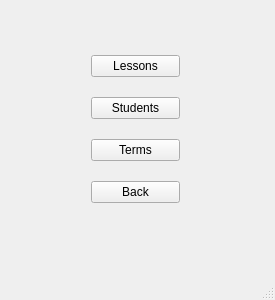
<?xml version="1.0" encoding="UTF-8"?>
<ui version="4.0">
 <class>cInform</class>
 <widget class="QMainWindow" name="cInform">
  <property name="geometry">
   <rect>
    <x>0</x>
    <y>0</y>
    <width>275</width>
    <height>300</height>
   </rect>
  </property>
  <property name="windowTitle">
   <string>MainWindow</string>
  </property>
  <widget class="QWidget" name="centralwidget">
   <widget class="QWidget" name="">
    <property name="geometry">
     <rect>
      <x>80</x>
      <y>30</y>
      <width>111</width>
      <height>201</height>
     </rect>
    </property>
    <layout class="QVBoxLayout" name="verticalLayout">
     <item>
      <widget class="QPushButton" name="LessonsButton">
       <property name="text">
        <string>Lessons</string>
       </property>
      </widget>
     </item>
     <item>
      <widget class="QPushButton" name="StudentsButton">
       <property name="text">
        <string>Students</string>
       </property>
      </widget>
     </item>
     <item>
      <widget class="QPushButton" name="TermsButton">
       <property name="text">
        <string>Terms</string>
       </property>
      </widget>
     </item>
     <item>
      <widget class="QPushButton" name="BackButton">
       <property name="text">
        <string>Back</string>
       </property>
      </widget>
     </item>
    </layout>
   </widget>
  </widget>
  <widget class="QMenuBar" name="menubar">
   <property name="geometry">
    <rect>
     <x>0</x>
     <y>0</y>
     <width>275</width>
     <height>21</height>
    </rect>
   </property>
  </widget>
  <widget class="QStatusBar" name="statusbar"/>
 </widget>
 <layoutdefault spacing="6" margin="11"/>
 <resources/>
 <connections>
  <connection>
   <sender>BackButton</sender>
   <signal>clicked()</signal>
   <receiver>cInform</receiver>
   <slot>close()</slot>
   <hints>
    <hint type="sourcelabel">
     <x>135</x>
     <y>218</y>
    </hint>
    <hint type="destinationlabel">
     <x>137</x>
     <y>149</y>
    </hint>
   </hints>
  </connection>
 </connections>
</ui>
